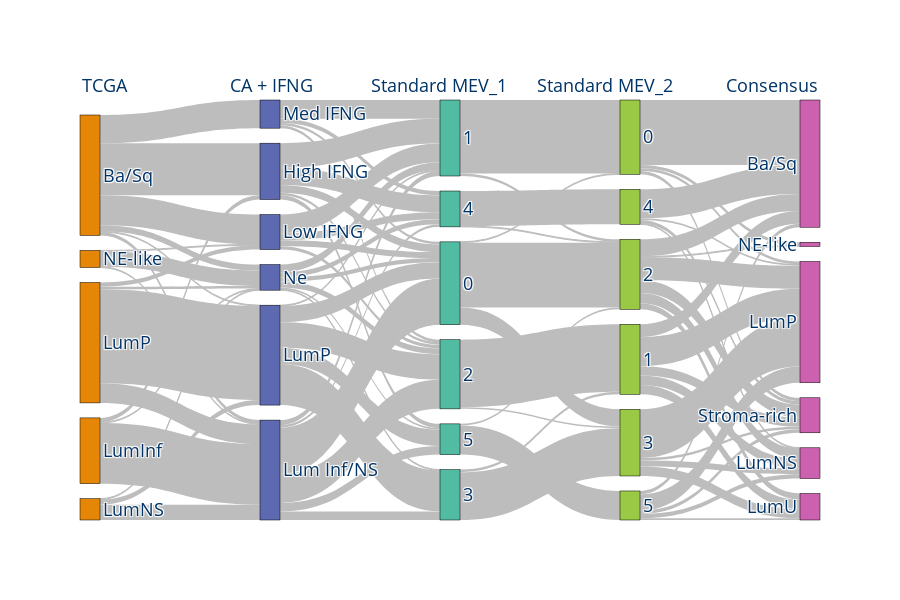

The code cell stored with this chart in its notebook:
### Code cell
# Combine eveyrthing
comb_df = pd.concat(
    [
        cs_mev1.drop(columns=["PC_1", "PC_2"]),
        cs_mev2.drop(columns=["PC_1", "PC_2"]),
        cs_mev3.drop(columns=["PC_1", "PC_2"]),
        vu_output.drop(columns=["PC_1", "PC_2"]),
    ],
    axis=1,
).dropna()

num = 6
model = f"RawKMeans_CS_{num}_mev"

comb_df["MEV_1"] = comb_df[f"{model}1"]
comb_df["MEV_2"] = comb_df[f"{model}2"]
comb_df["MEV_3"] = comb_df[f"{model}3"]

reorder_cols = [
    # "TCGA_2017_AM_remap",
    "TCGA408_classifier",
    "KMeans_labels_6",
    "MEV_1",
    "MEV_2",
    # "MEV_3",
    "2019_consensus_classifier",
]

remap_cols = {
    "TCGA408_classifier": "TCGA",
    "KMeans_labels_6": "CA + IFNG",
    "MEV_1": "Standard MEV_1",
    "MEV_2": "Standard MEV_2",
    "consensus": "Consensus",
}
comb_df.rename(columns=remap_cols, inplace=~True)
# meta, sky_fig = sky.main(df=comb_df, reorder_cols=remap_cols.values(), title="Different selection mechanisms", retMeta=True)

_, sky_fig = sky.main(df=comb_df, reorder_cols=remap_cols.values(), title="v3. Comp between iMevs-Mut vs iMev", retMeta=True)
sky_fig.update_layout(
    title="",
    font=dict(size=18),
)
save_fig(name=f"mevs_comp_std_K_{num}", fig=sky_fig, base_path=f"{figures_path}/", width=1400, height=600)
sky_fig.show()


# cols = list(remap_cols.values())[2:4]
# diff = comb_df[comb_df[cols[0]] != comb_df[cols[1]]].shape[0]
# print(f"There are {diff} samples difference")

### Figure 1 — Plotly figure (JSON) as saved in the notebook; plotly's stock layout.template omitted (floating-point values rounded to 4 significant figures)
{"data": [{"arrangement": "perpendicular", "link": {"color": "#bdbdbd", "source": [0, 0, 0, 0, 0, 0, 1, 1, 1, 2, 2, 2, 3, 3, 3, 3, 4, 4, 4, 5, 5, 5, 5, 5, 6, 6, 6, 6, 7, 7, 7, 7, 7, 7, 8, 8, 8, 8, 8, 9, 9, 9, 9, 10, 10, 10, 10, 10, 10, 11, 11, 11, 12, 12, 13, 13, 14, 14, 15, 15, 16, 16, 17, 17, 17, 17, 18, 18, 18, 18, 18, 19, 19, 19, 19, 19, 19, 20, 20, 20, 20, 21, 21, 21, 21, 22, 22, 22, 22, 22], "target": [5, 6, 7, 8, 9, 10, 5, 7, 10, 7, 8, 10, 6, 7, 8, 10, 6, 7, 10, 11, 12, 13, 15, 16, 11, 12, 13, 15, 11, 12, 13, 14, 15, 16, 11, 12, 13, 14, 16, 11, 12, 13, 15, 11, 12, 13, 14, 15, 16, 17, 19, 20, 17, 19, 18, 20, 18, 20, 19, 21, 19, 22, 23, 25, 27, 28, 23, 24, 25, 26, 28, 23, 24, 25, 26, 27, 28, 24, 25, 26, 28, 23, 24, 25, 28, 23, 24, 25, 26, 28], "value": [61, 35, 4, 1, 33, 7, 5, 71, 1, 18, 6, 1, 5, 23, 110, 3, 1, 1, 18, 9, 29, 3, 20, 5, 7, 22, 4, 8, 54, 6, 34, 10, 3, 10, 19, 1, 30, 48, 19, 3, 22, 3, 5, 5, 9, 7, 1, 6, 2, 1, 76, 20, 86, 3, 79, 2, 3, 56, 1, 41, 2, 34, 76, 3, 4, 4, 15, 11, 34, 11, 11, 20, 12, 27, 7, 1, 15, 7, 57, 11, 3, 34, 1, 2, 4, 4, 5, 19, 2, 4]}, "node": {"color": ["rgb(229, 134, 6)", "rgb(229, 134, 6)", "rgb(229, 134, 6)", "rgb(229, 134, 6)", "rgb(229, 134, 6)", "rgb(93, 105, 177)", "rgb(93, 105, 177)", "rgb(93, 105, 177)", "rgb(93, 105, 177)", "rgb(93, 105, 177)", "rgb(93, 105, 177)", "rgb(82, 188, 163)", "rgb(82, 188, 163)", "rgb(82, 188, 163)", "rgb(82, 188, 163)", "rgb(82, 188, 163)", "rgb(82, 188, 163)", "rgb(153, 201, 69)", "rgb(153, 201, 69)", "rgb(153, 201, 69)", "rgb(153, 201, 69)", "rgb(153, 201, 69)", "rgb(153, 201, 69)", "rgb(204, 97, 176)", "rgb(204, 97, 176)", "rgb(204, 97, 176)", "rgb(204, 97, 176)", "rgb(204, 97, 176)", "rgb(204, 97, 176)"], "label": ["Ba/Sq", "LumInf", "LumNS", "LumP", "NE-like", "High IFNG", "Low IFNG", "Lum Inf/NS", "LumP", "Med IFNG", "Ne", 0, 1, 2, 3, 4, 5, 0, 1, 2, 3, 4, 5, "Ba/Sq", "LumNS", "LumP", "LumU", "NE-like", "Stroma-rich"], "line": {"color": "black", "width": 0.5}, "pad": 15, "thickness": 20}, "type": "sankey"}], "layout": {"annotations": [{"align": "left", "font": {"color": "#003366", "size": 18}, "showarrow": false, "text": "TCGA", "x": 0, "xref": "x", "y": 1.07, "yref": "paper"}, {"align": "left", "font": {"color": "#003366", "size": 18}, "showarrow": false, "text": "CA + IFNG", "x": 1, "xref": "x", "y": 1.07, "yref": "paper"}, {"align": "left", "font": {"color": "#003366", "size": 18}, "showarrow": false, "text": "Standard MEV_1", "x": 2, "xref": "x", "y": 1.07, "yref": "paper"}, {"align": "left", "font": {"color": "#003366", "size": 18}, "showarrow": false, "text": "Standard MEV_2", "x": 3, "xref": "x", "y": 1.07, "yref": "paper"}, {"align": "left", "font": {"color": "#003366", "size": 18}, "showarrow": false, "text": "Consensus", "x": 4, "xref": "x", "y": 1.07, "yref": "paper"}], "font": {"color": "#003366", "size": 18}, "height": 600, "plot_bgcolor": "rgba(0,0,0,0)", "title": {"text": ""}, "xaxis": {"showgrid": false, "visible": false, "zeroline": false}, "yaxis": {"showgrid": false, "visible": false, "zeroline": false}}}
